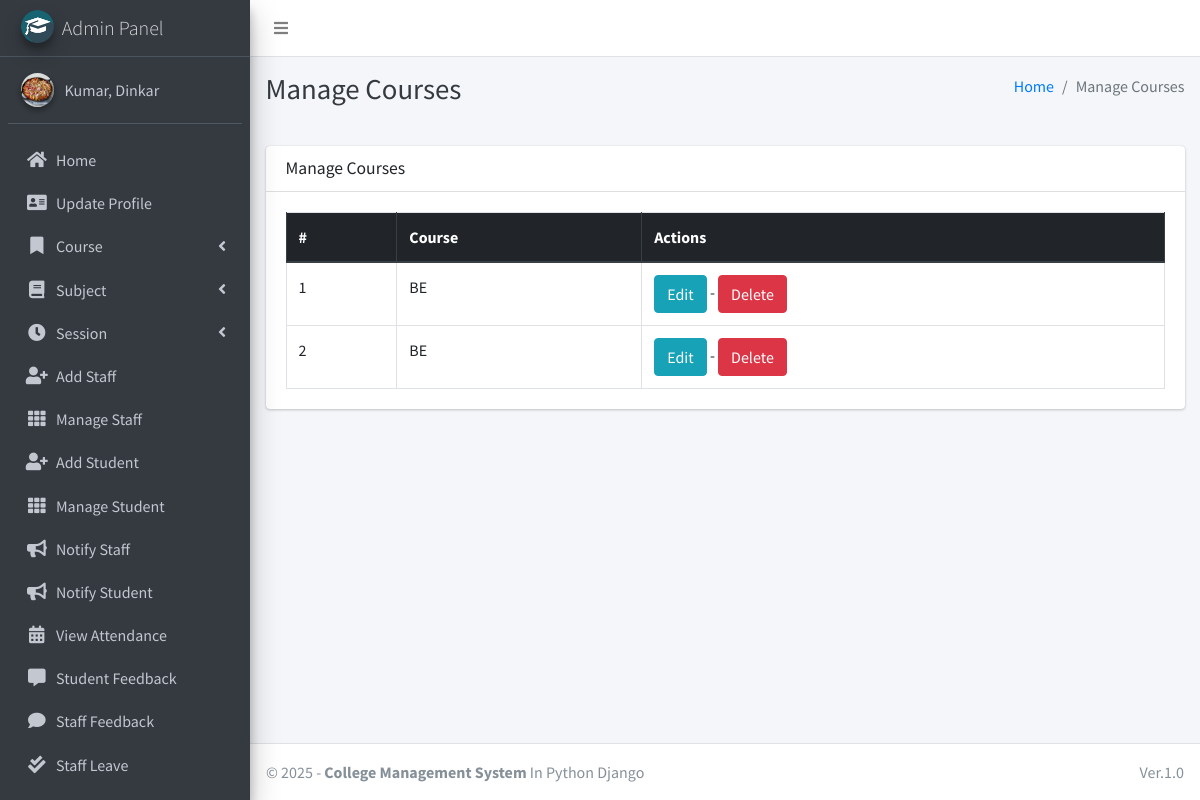
/course/manage/ (signed in), run on the app's committed database.
### main_app/models.py (models this page shows, shortened)
class CustomUser(AbstractUser):
    USER_TYPE = ((1, "HOD"), (2, "Staff"), (3, "Student"))
    GENDER = [("M", "Male"), ("F", "Female")]
    username = None  # Removed username, using email instead
    email = models.EmailField(unique=True)
    user_type = models.CharField(default=1, choices=USER_TYPE, max_length=1)
    gender = models.CharField(max_length=1, choices=GENDER)
    profile_pic = models.ImageField()
    address = models.TextField()
    fcm_token = models.TextField(default="")  # For firebase notifications
    created_at = models.DateTimeField(auto_now_add=True)
    updated_at = models.DateTimeField(auto_now=True)
    USERNAME_FIELD = "email"
    REQUIRED_FIELDS = []
    objects = CustomUserManager()
    def __str__(self):
        return self.last_name + ", " + self.first_name

class Course(models.Model):
    name = models.CharField(max_length=120)
    created_at = models.DateTimeField(auto_now_add=True)
    updated_at = models.DateTimeField(auto_now=True)

### main_app/hod_views.py (the view)
# urls.py: path("course/manage/", hod_views.manage_course, name='manage_course'),
def manage_course(request):
    courses = Course.objects.all()
    context = {
        'courses': courses,
        'page_title': 'Manage Courses'
    }
    return render(request, "hod_template/manage_course.html", context)

### main_app/templates/hod_template/manage_course.html
{% extends 'main_app/base.html' %}
{% load static %}
{% block page_title %}{{page_title}}{% endblock page_title %}
{% block content %}
<section class="content">
    <div class="container-fluid">
        <div class="row">
            <div class="col-md-12">
                <div class="card">
                    <div class="card-header">
                        <h3 class="card-title">{{page_title}}</h3>
                    </div>
                    <div class="card-body">
                        <table id="example2" class="table table-bordered table-hover">
                            <thead class="thead-dark">
                                <tr>
                                    <th>#</th>
                                    <th>Course</th>
                                    <th>Actions</th>
                                </tr>
                            </thead>
                            <tbody>
                                {% for course in courses %}
                                <tr>
                                    <td>{{ forloop.counter }}</td>
                                    <td>{{course.name}}</td>
                                    <td>
                                        <a href="{% url 'edit_course' course.id %}" class="btn btn-info">Edit</a> -
                                        <a href="{% url 'delete_course' course.id %}" onclick="return confirm('Are you sure you want to delete this course ?')" class="btn btn-danger">Delete</a>
                                    </td>
                                </tr>
                                {% endfor %}
                            </tbody>
                        </table>
                    </div>
                </div>
            </div>
        </div>
    </div>
</section>
{% endblock content %}

### main_app/templates/main_app/sidebar_template.html (shortened to what this page needs)
{% load static %}
<aside class="main-sidebar sidebar-dark-info elevation-4">
    {% if request.user.user_type == '1' %}
    <a href="{% url 'admin_home' %}" class="brand-link">
        <img src="{% static 'dist/img/cmsl.png' %} " alt="AdminLTE Logo"
            class="brand-image img-circle elevation-3" >
        <span class="brand-text font-weight-light">Admin Panel</span>
    </a>
    <div class="sidebar">
        <div class="user-panel mt-3 pb-3 mb-3 d-flex">
            <div class="image">
                <img src="{{ request.user.profile_pic}}" class="img-circle elevation-2" alt="User Image">
            </div>
            <div class="info">
                <a href="#" class="d-block">{{user}}</a>
            </div>
        </div>
        <nav class="mt-2">
            <ul class="nav nav-pills nav-sidebar flex-column" data-widget="treeview" role="menu" data-accordion="false">
                <li class="nav-item">
                    {% url 'admin_home' as admin_home %}
                    <a href="{{admin_home}}" class="nav-link {% if admin_home == request.path %} active {% endif %}">
                        <i class="nav-icon fas fa-home"></i>
                        <p>
                            Home
                        </p>
                    </a>
                </li>
                <li class="nav-item">
                    {% url 'admin_view_profile' as admin_view_profile %}
                    <a href="{{admin_view_profile}}"
                        class="nav-link {% if admin_view_profile == request.path %} active {% endif %}">
                        <i class="nav-icon fas fa-address-card"></i>
                        <p>
                            Update Profile
                        </p>
                    </a>
                </li>
                <li class="nav-item has-treeview">
                    <a href="#" class="nav-link">
                        <i class="nav-icon fas fa-bookmark"></i>
                        <p>
                            Course
                            <i class="fas fa-angle-left right"></i>
                        </p>
                    </a>
                </li>
                <li class="nav-item has-treeview">
                    <a href="#" class="nav-link">
                        <i class="nav-icon fas fa-book"></i>
                        <p>
                            Subject
                            <i class="fas fa-angle-left right"></i>
                        </p>
                    </a>
                </li>
                <li class="nav-item has-treeview">
                    <a href="#" class="nav-link">
                        <i class="nav-icon fas fa-clock"></i>
                        <p>
                            Session
                            <i class="fas fa-angle-left right"></i>
                        </p>
                    </a>
                </li>
                <li class="nav-item">
                    {% url 'add_staff' as add_staff %}
                    <a href="{{add_staff}}" class="nav-link {% if add_staff == request.path %} active {% endif %}">
                        <i class="nav-icon fas fa-user-plus"></i>
                        <p>
                            Add Staff
                        </p>
                    </a>
                </li>
                <li class="nav-item">
                    {% url 'manage_staff' as manage_staff %}
                    {% url 'edit_staff' staff_id as edit_staff %}
                    <a href="{{manage_staff}}"
                        class="nav-link {% if manage_staff == request.path or request.path == edit_staff %} active {% endif %}">
                        <i class="nav-icon fas fa-th"></i>
                        <p>
                            Manage Staff
                        </p>
                    </a>
                </li>
                <li class="nav-item">
                    {% url 'add_student' as add_student%}
                    <a href="{{add_student}}" class="nav-link  {% if add_student == request.path %} active {% endif %}">
                        <i class="nav-icon fas fa-user-plus"></i>
                        <p>
                            Add Student
                        </p>
                    </a>
                </li>
                <li class="nav-item">
                    {% url 'manage_student' as manage_student %}
                    {% url 'edit_student' student_id as edit_student %}
                    <a href="{{manage_student}}"
                        class="nav-link  {% if edit_student == request.path or manage_student == request.path %} active {% endif %}">
                        <i class="nav-icon fas fa-th"></i>
                        <p>
                            Manage Student
                        </p>
                    </a>
                </li>
                <li class="nav-item">
                    {% url 'admin_notify_staff' as admin_notify_staff %}
                    <a href="{{admin_notify_staff}}"
                        class="nav-link {% if admin_notify_staff == request.path %} active {% endif %}">
                        <i class="nav-icon fas fa-bullhorn"></i>
                        <p>
                            Notify Staff
                        </p>
                    </a>
                </li>
                <li class="nav-item">
                    {% url 'admin_notify_student' as admin_notify_student %}
                    <a href="{{admin_notify_student}}"
                        class="nav-link {% if admin_notify_student == request.path %} active {% endif %}">
                        <i class="nav-icon fas fa-bullhorn"></i>
                        <p>
                            Notify Student
                        </p>
                    </a>
                </li>
                <li class="nav-item">
                    {% url 'admin_view_attendance' as admin_view_attendance %}
                <li class="nav-item">
                    <a href="{{admin_view_attendance}}"
                        class="nav-link  {% if admin_view_attendance == request.path %} active {% endif %}">
                        <i class="nav-icon fas fa-calendar-alt"></i>
                        <p>
                            View Attendance
                        </p>
                    </a>
                </li>
                <li class="nav-item">
                    {% url 'student_feedback_message' as student_feedback_message %}
                    <a href="{{ student_feedback_message }}"
                        class="nav-link  {% if student_feedback_message == request.path %} active {% endif %}">
                        <i class="nav-icon fas fa-comment-alt"></i>
                        <p>
                            Student Feedback
                        </p>
                    </a>
                </li>
                <li class="nav-item">
                    {% url 'staff_feedback_message' as staff_feedback_message %}
                    <a href="{{staff_feedback_message}}"
                        class="nav-link   {% if staff_feedback_message == request.path %} active {% endif %}">
                        <i class="nav-icon fas fa-comment"></i>
                        <p>
                            Staff Feedback
                        </p>
                    </a>
                </li>
                <li class="nav-item">
                    {% url 'view_staff_leave' as view_staff_leave %}
                    <a href="{{view_staff_leave}}"
                        class="nav-link  {% if view_staff_leave == request.path %} active {% endif %}">
                        <i class="nav-icon fas fa-check-double"></i>
                        <p>
                            Staff Leave
                        </p>
                    </a>
                </li>
                <li class="nav-item">
                    {% url 'view_student_leave' as view_student_leave %}
                    <a href="{% url 'view_student_leave' %}"
                        class="nav-link  {% if view_student_leave == request.path %} active {% endif %}">
                    </a>
                </li>
                                        {% endif %}
                                    </ul>
                                </nav>
                            </div>
</aside>

### data on the page
CustomUser: user.profile_pic (picture), last_name+first_name "Kumar, Dinkar"
Course: name "BE"
Course: name "BE"

### other printed values
{{ page_title }} "Manage Courses"
